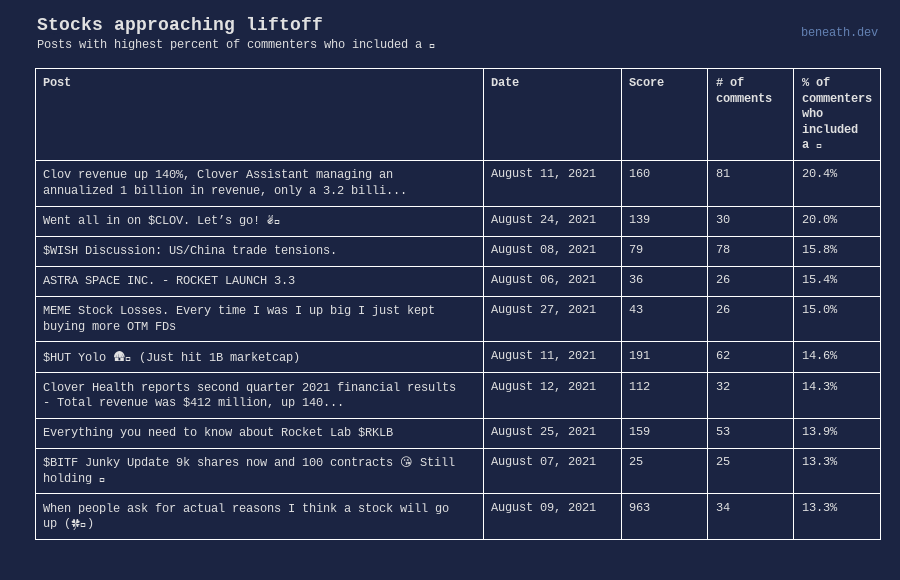

Here is the notebook cell this chart was saved with:
### Code cell
TITLE_LENGTH = 100
table_df = tbl2_df

def format_title(row):
    title = row['title']
    # truncate
    if len(title) > TITLE_LENGTH:
        title = title[0:TITLE_LENGTH] + '...'
    
    # add link
    title = f'<a href="https://reddit.com{row.permalink}">{title}</a>'
    
    return title

fig = go.Figure(data=[go.Table(
    columnwidth = [130,40,25,25,25],
    header=dict(
        values=['<b>Post</b>', '<b>Date</b>', '<b>Score</b>', '<b># of comments</b>', '<b>% of commenters who included a 🚀</b>'],
        fill_color='#1b2442',
        align='left'
    ),
    cells=dict(
        values=[
            table_df.apply(format_title, axis=1),
            table_df.created_on.dt.strftime('%B %d, %Y'),
            table_df.score,
            table_df.num_comments,
            table_df.fraction_of_authors_who_commented_with_rocket
        ],
       format = [None, None, None, None, ",.1%"],
       fill_color='#1b2442',
       align='left',
    )
)])

fig.update_layout(
    make_layout(
        title="Stocks approaching liftoff",
        subtitle="Posts with highest percent of commenters who included a 🚀",
        source_hidden=False,
        override={
            'height': 580
        }
    )
)

fig.show()

### Figure 1 — Plotly figure (JSON) as saved in the notebook; plotly's stock layout.template omitted (floating-point values rounded to 4 significant figures)
{"data": [{"cells": {"align": "left", "fill": {"color": "#1b2442"}, "format": [null, null, null, null, ",.1%"], "values": [["<a href=\"https://reddit.com/r/wallstreetbets/comments/p2p9rr/clov_revenue_up_140_clover_assistant_managing_an/\">Clov revenue up 140%, Clover Assistant managing an annualized 1 billion in revenue, only a 3.2 billi...</a>", "<a href=\"https://reddit.com/r/wallstreetbets/comments/pashfk/went_all_in_on_clov_lets_go/\">Went all in on $CLOV. Let’s go! ✌️🚀</a>", "<a href=\"https://reddit.com/r/wallstreetbets/comments/p0ft76/wish_discussion_uschina_trade_tensions/\">$WISH Discussion: US/China trade tensions.</a>", "<a href=\"https://reddit.com/r/wallstreetbets/comments/oz535u/astra_space_inc_rocket_launch_33/\">ASTRA SPACE INC. - ROCKET LAUNCH 3.3</a>", "<a href=\"https://reddit.com/r/wallstreetbets/comments/pcensj/meme_stock_losses_every_time_i_was_i_up_big_i/\">MEME Stock Losses. Every time I was I up big I just kept buying more OTM FDs</a>", "<a href=\"https://reddit.com/r/wallstreetbets/comments/p2fejm/hut_yolo_just_hit_1b_marketcap/\">$HUT Yolo 🛖🚀 (Just hit 1B marketcap)</a>", "<a href=\"https://reddit.com/r/wallstreetbets/comments/p2qv0n/clover_health_reports_second_quarter_2021/\">Clover Health reports second quarter 2021 financial results - Total revenue was $412 million, up 140...</a>", "<a href=\"https://reddit.com/r/wallstreetbets/comments/pb3ew6/everything_you_need_to_know_about_rocket_lab_rklb/\">Everything you need to know about Rocket Lab $RKLB</a>", "<a href=\"https://reddit.com/r/wallstreetbets/comments/ozjoya/bitf_junky_update_9k_shares_now_and_100_contracts/\">$BITF Junky Update 9k shares now and 100 contracts 😘 Still holding 💪</a>", "<a href=\"https://reddit.com/r/wallstreetbets/comments/p19eh7/when_people_ask_for_actual_reasons_i_think_a/\">When people ask for actual reasons I think a stock will go up (🍀🚀)</a>"], ["August 11, 2021", "August 24, 2021", "August 08, 2021", "August 06, 2021", "August 27, 2021", "August 11, 2021", "August 12, 2021", "August 25, 2021", "August 07, 2021", "August 09, 2021"], [160, 139, 79, 36, 43, 191, 112, 159, 25, 963], [81, 30, 78, 26, 26, 62, 32, 53, 25, 34], [0.2041, 0.2, 0.1579, 0.1538, 0.15, 0.1458, 0.1429, 0.1389, 0.1333, 0.1333]]}, "columnwidth": [130, 40, 25, 25, 25], "header": {"align": "left", "fill": {"color": "#1b2442"}, "values": ["<b>Post</b>", "<b>Date</b>", "<b>Score</b>", "<b># of comments</b>", "<b>% of commenters who included a 🚀</b>"]}, "type": "table"}], "layout": {"annotations": [{"align": "right", "height": 40, "showarrow": false, "text": "<a style=\"color: rgb(100, 130, 180);\" href=\"https://beneath.dev/\">beneath.dev</a>", "x": 1, "xanchor": "right", "xref": "paper", "y": 1, "yanchor": "bottom", "yref": "paper", "yshift": 13}, {"align": "left", "font": {"size": 12}, "height": 16, "showarrow": false, "text": "Posts with highest percent of commenters who included a 🚀", "x": 0, "xanchor": "left", "xref": "paper", "y": 1, "yanchor": "bottom", "yref": "paper", "yshift": 13}, {"align": "left", "font": {"size": 18}, "height": 24, "showarrow": false, "text": "<b>Stocks approaching liftoff</b>", "x": 0, "xanchor": "left", "xref": "paper", "y": 1, "yanchor": "bottom", "yref": "paper", "yshift": 29}], "colorway": ["rgb(60, 170, 255)", "rgb(255, 60, 130)", "rgb(100, 200, 100)", "rgb(200, 220, 240)", "rgb(251, 241, 67)", "rgb(203, 60, 255)", "rgb(249, 148, 66)", "rgb(36, 130, 36)", "rgb(238, 255, 234)"], "dragmode": "select", "font": {"color": "#e1e1e1", "family": "SFMono-Regular,Menlo,Monaco,Consolas,Liberation Mono,Courier,monospace"}, "height": 580, "margin": {"autoexpand": true, "b": 30, "l": 35, "r": 20, "t": 68}, "paper_bgcolor": "#1b2442", "plot_bgcolor": "#1b2442", "title": {"font": {"color": "#1b2442", "size": 1}, "text": "Stocks approaching liftoff"}, "xaxis": {"gridcolor": "rgb(44, 53, 72)", "zerolinecolor": "#e1e1e1"}, "yaxis": {"gridcolor": "rgb(44, 53, 72)", "zerolinecolor": "#e1e1e1"}}}
